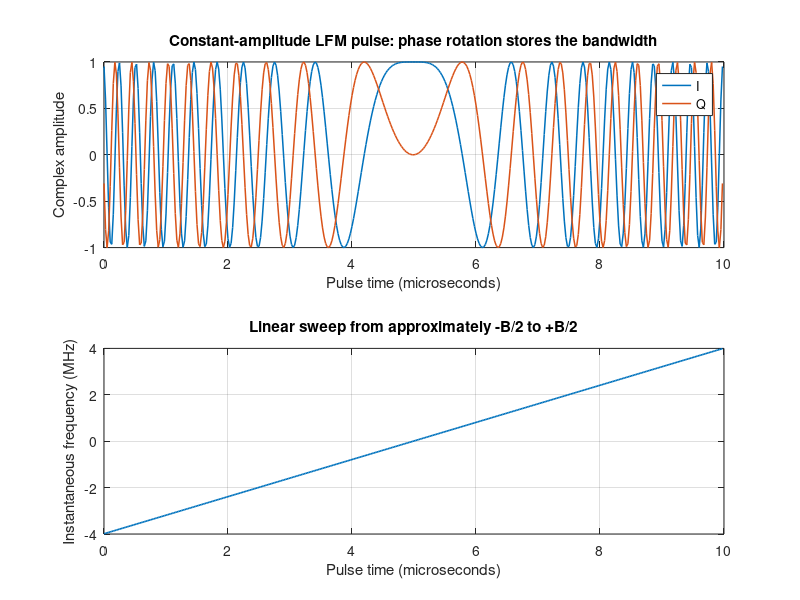

This figure's MATLAB source: (Note: this script raises an error after producing the figure.)
%% P32: Perform LFM Pulse Compression
% Guiding question: How can a long energetic pulse achieve short-pulse range resolution?
% Base MATLAB only. The script builds a complex-baseband linear-FM pulse,
% inserts two zero-extended echoes, performs the matched-filter sum explicitly,
% sweeps bandwidth and duration independently, breaks the replica chirp rate,
% and then proves deterministic recovery.

clearvars;
close(findall(0, 'Type', 'figure', 'Tag', 'P32'));

%% Visible controls and fixed resource bounds
random_seed = 3201;
speed_of_light_mps = 299792458;
sample_rate_hz = 40e6;
capture_duration_s = 40e-6;
baseline_pulse_duration_s = 10e-6;
baseline_bandwidth_hz = 8e6;
bandwidth_sweep_hz = [4e6 8e6 16e6];
duration_sweep_s = [5e-6 10e-6 20e-6];
first_target_range_m = 2400;
second_target_separation_m = 75;
first_echo_amplitude = 1;
second_echo_amplitude = 0.65;
noise_sigma = 2;
broken_replica_bandwidth_scale = 0.55;
comparison_tolerance = 1e-10;
max_record_samples = 1600;
max_pulse_samples = 800;
max_correlation_samples = 2400;
max_bandwidth_cases = 3;
max_duration_cases = 3;
max_figure_groups = 6;
max_stored_numeric_values = 500000;

%% Validate every control before allocating experiment arrays
assert(isfinite(random_seed) && random_seed == 3201 && random_seed > 0);
assert(isfinite(speed_of_light_mps) && speed_of_light_mps > 0);
assert(isfinite(sample_rate_hz) && sample_rate_hz > 0);
assert(isfinite(capture_duration_s) && capture_duration_s > 0);
assert(isfinite(baseline_pulse_duration_s) && baseline_pulse_duration_s > 0);
assert(isfinite(baseline_bandwidth_hz) && baseline_bandwidth_hz > 0);
assert(all(isfinite(bandwidth_sweep_hz)) && all(diff(bandwidth_sweep_hz) > 0));
assert(all(isfinite(duration_sweep_s)) && all(diff(duration_sweep_s) > 0));
assert(max(bandwidth_sweep_hz) < sample_rate_hz/2);
assert(numel(bandwidth_sweep_hz) <= max_bandwidth_cases);
assert(numel(duration_sweep_s) <= max_duration_cases);
assert(isfinite(first_target_range_m) && first_target_range_m > 0);
assert(isfinite(second_target_separation_m) && second_target_separation_m > 0);
assert(isfinite(first_echo_amplitude) && first_echo_amplitude > 0);
assert(isfinite(second_echo_amplitude) && second_echo_amplitude > 0);
assert(isfinite(noise_sigma) && noise_sigma > 0);
assert(isfinite(broken_replica_bandwidth_scale) && ...
    broken_replica_bandwidth_scale > 0 && broken_replica_bandwidth_scale < 1);
assert(isfinite(comparison_tolerance) && comparison_tolerance > 0);

record_count = round(capture_duration_s*sample_rate_hz);
baseline_pulse_count = round(baseline_pulse_duration_s*sample_rate_hz);
duration_sample_counts = round(duration_sweep_s*sample_rate_hz);
first_delay_samples = round(2*first_target_range_m*sample_rate_hz/...
    speed_of_light_mps);
second_delay_samples = round(2*(first_target_range_m+...
    second_target_separation_m)*sample_rate_hz/speed_of_light_mps);
max_full_correlation_count = record_count+max(duration_sample_counts)-1;
estimated_stored_numeric_values = 80*record_count+...
    40*max_full_correlation_count+20*sum(duration_sample_counts);
assert(record_count >= 1 && record_count <= max_record_samples);
assert(baseline_pulse_count >= 2 && baseline_pulse_count <= max_pulse_samples);
assert(all(duration_sample_counts >= 2) && ...
    max(duration_sample_counts) <= max_pulse_samples);
assert(max_full_correlation_count <= max_correlation_samples);
assert(second_delay_samples+max(duration_sample_counts) <= record_count);
assert(max_figure_groups == 6);
assert(estimated_stored_numeric_values <= max_stored_numeric_values);
% Validation succeeded: all later arrays and loops have deterministic ceilings.

%% Build the baseline LFM pulse from its phase law
% s(t)=exp(j*pi*k*(t-T/2)^2), k=B/T, and f_inst(t)=k*(t-T/2).
baseline_chirp_rate_hz_per_s = baseline_bandwidth_hz/...
    baseline_pulse_duration_s;
baseline_time_s = (0:baseline_pulse_count-1)/sample_rate_hz;
baseline_centered_time_s = baseline_time_s-...
    (baseline_pulse_count-1)/(2*sample_rate_hz);
transmit_chirp = exp(1j*pi*baseline_chirp_rate_hz_per_s*...
    baseline_centered_time_s.^2);
baseline_instantaneous_frequency_hz = baseline_chirp_rate_hz_per_s*...
    baseline_centered_time_s;
matched_filter = fliplr(conj(transmit_chirp));
time_bandwidth_product = baseline_bandwidth_hz*baseline_pulse_duration_s;
nominal_resolution_m = speed_of_light_mps/(2*baseline_bandwidth_hz);
raw_pulse_range_extent_m = speed_of_light_mps*baseline_pulse_duration_s/2;

figure('Name', 'P32 transmit LFM', 'Tag', 'P32');
subplot(2, 1, 1);
plot(1e6*baseline_time_s, real(transmit_chirp), 'LineWidth', 1.1);
hold on;
plot(1e6*baseline_time_s, imag(transmit_chirp), 'LineWidth', 1.1);
grid on;
xlabel('Pulse time (microseconds)');
ylabel('Complex amplitude');
legend('I', 'Q', 'Location', 'best');
title('Constant-amplitude LFM pulse: phase rotation stores the bandwidth');
subplot(2, 1, 2);
plot(1e6*baseline_time_s, baseline_instantaneous_frequency_hz/1e6, ...
    'LineWidth', 1.2);
grid on;
xlabel('Pulse time (microseconds)');
ylabel('Instantaneous frequency (MHz)');
title('Linear sweep from approximately -B/2 to +B/2');

%% Insert two delayed, zero-extended echoes and add private seeded noise
first_echo = complex(zeros(1, record_count));
second_echo = complex(zeros(1, record_count));
first_indices = first_delay_samples+(1:baseline_pulse_count);
second_indices = second_delay_samples+(1:baseline_pulse_count);
first_echo(first_indices) = first_echo_amplitude*transmit_chirp;
second_echo(second_indices) = second_echo_amplitude*transmit_chirp;
clean_received_signal = first_echo+second_echo;
private_stream = RandStream('mt19937ar', 'Seed', random_seed);
unit_noise = (randn(private_stream, 1, record_count)+...
    1j*randn(private_stream, 1, record_count))/sqrt(2);
noise = noise_sigma*unit_noise;
received_signal = clean_received_signal+noise;
received_range_axis_m = speed_of_light_mps*(0:record_count-1)/...
    (2*sample_rate_hz);

figure('Name', 'P32 raw long echoes', 'Tag', 'P32');
plot(received_range_axis_m, abs(first_echo), 'LineWidth', 1.1);
hold on;
plot(received_range_axis_m, abs(second_echo), 'LineWidth', 1.1);
plot(received_range_axis_m, abs(clean_received_signal), 'k', 'LineWidth', 1.0);
grid on;
xlabel('Apparent monostatic range c t / 2 (m)');
ylabel('Raw echo magnitude');
legend('Target 1 echo', 'Target 2 echo', 'Coherent sum', 'Location', 'best');
title('The raw echoes each occupy the long-pulse range extent');

%% Perform the baseline matched-filter operation explicitly
% h[q]=conj(s[N-1-q]); y[n]=sum_m x[m]*h[n-m].
explicit_compressed_signal = complex(zeros(1, ...
    record_count+baseline_pulse_count-1));
for output_index = 1:numel(explicit_compressed_signal)
    received_start = max(1, output_index-baseline_pulse_count+1);
    received_stop = min(record_count, output_index);
    aligned_sum = 0;
    for received_index = received_start:received_stop
        filter_index = output_index-received_index+1;
        aligned_sum = aligned_sum+received_signal(received_index)*...
            matched_filter(filter_index);
    end
    explicit_compressed_signal(output_index) = aligned_sum;
end
convolution_crosscheck = conv(received_signal, matched_filter);
crosscheck_error = max(abs(explicit_compressed_signal-convolution_crosscheck));
assert(crosscheck_error <= comparison_tolerance*...
    max(1, max(abs(convolution_crosscheck))));

baseline_lags_samples = (0:numel(explicit_compressed_signal)-1)-...
    (baseline_pulse_count-1);
baseline_range_axis_m = speed_of_light_mps*baseline_lags_samples/...
    (2*sample_rate_hz);
baseline_clean_single_response = conv(first_echo, matched_filter);
baseline_width_m = measure_half_power_width(abs(...
    baseline_clean_single_response), speed_of_light_mps/(2*sample_rate_hz));
compressed_db = 20*log10(max(abs(explicit_compressed_signal)/...
    max(abs(explicit_compressed_signal)), 1e-8));
baseline_view = baseline_range_axis_m >= first_target_range_m-150 & ...
    baseline_range_axis_m <= first_target_range_m+...
    second_target_separation_m+150;

figure('Name', 'P32 compressed echoes', 'Tag', 'P32');
plot(baseline_range_axis_m(baseline_view), compressed_db(baseline_view), ...
    'LineWidth', 1.2);
grid on;
xlabel('Matched-filter monostatic range c tau / 2 (m)');
ylabel('Normalized matched-output magnitude (dB)');
title('Pulse compression reveals two delay peaks from the long echoes');
ylim([-45 3]);

%% Measure sampled coherent gain and B*T processing gain honestly
% Per-sample white-noise gain is Fs*T. Referencing input noise to the
% waveform's B-Hz receiver bandwidth converts that ratio to B*T.
baseline_noise_response = conv(noise, matched_filter);
full_overlap_indices = baseline_pulse_count:record_count;
baseline_output_noise_power = mean(abs(baseline_noise_response(...
    full_overlap_indices)).^2);
baseline_signal_peak_power = max(abs(baseline_clean_single_response)).^2;
baseline_output_snr_db = 10*log10(baseline_signal_peak_power/...
    baseline_output_noise_power);
baseline_input_inband_snr_db = 10*log10(first_echo_amplitude^2/...
    (noise_sigma^2*(baseline_bandwidth_hz/sample_rate_hz)));
measured_processing_gain_db = baseline_output_snr_db-...
    baseline_input_inband_snr_db;
predicted_processing_gain_db = 10*log10(time_bandwidth_product);
sampled_coherent_gain_db = 10*log10(baseline_pulse_count);
assert(abs(measured_processing_gain_db-predicted_processing_gain_db) < 3);

%% Sweep 1: bandwidth only, fixed duration, scene, amplitudes, and noise
bandwidth_width_m = zeros(size(bandwidth_sweep_hz));
bandwidth_nominal_resolution_m = zeros(size(bandwidth_sweep_hz));
bandwidth_time_bandwidth_product = zeros(size(bandwidth_sweep_hz));
for case_index = 1:numel(bandwidth_sweep_hz)
    case_bandwidth_hz = bandwidth_sweep_hz(case_index);
    [case_chirp, ~] = make_lfm(case_bandwidth_hz, ...
        baseline_pulse_duration_s, sample_rate_hz);
    case_echo = complex(zeros(1, record_count));
    case_echo(first_delay_samples+(1:numel(case_chirp))) = ...
        first_echo_amplitude*case_chirp;
    case_response = conv(case_echo, fliplr(conj(case_chirp)));
    bandwidth_width_m(case_index) = measure_half_power_width(...
        abs(case_response), speed_of_light_mps/(2*sample_rate_hz));
    bandwidth_nominal_resolution_m(case_index) = ...
        speed_of_light_mps/(2*case_bandwidth_hz);
    bandwidth_time_bandwidth_product(case_index) = case_bandwidth_hz*...
        baseline_pulse_duration_s;
end
assert(all(diff(bandwidth_width_m) < 0));
assert(all(diff(bandwidth_nominal_resolution_m) < 0));

figure('Name', 'P32 bandwidth sweep', 'Tag', 'P32');
plot(bandwidth_sweep_hz/1e6, bandwidth_width_m, 'o-', 'LineWidth', 1.2);
hold on;
plot(bandwidth_sweep_hz/1e6, bandwidth_nominal_resolution_m, 's--', ...
    'LineWidth', 1.2);
grid on;
xlabel('Chirp bandwidth B (MHz)');
ylabel('Compressed range width (m)');
legend('Measured full -3 dB width', 'Nominal c/(2B)', 'Location', 'best');
title('More bandwidth narrows the compressed response at fixed duration');

%% Sweep 2: duration only, fixed bandwidth, scene, amplitude, and noise basis
duration_width_m = zeros(size(duration_sweep_s));
duration_time_bandwidth_product = baseline_bandwidth_hz*duration_sweep_s;
duration_predicted_gain_db = 10*log10(duration_time_bandwidth_product);
for case_index = 1:numel(duration_sweep_s)
    case_duration_s = duration_sweep_s(case_index);
    [case_chirp, ~] = make_lfm(baseline_bandwidth_hz, case_duration_s, ...
        sample_rate_hz);
    case_echo = complex(zeros(1, record_count));
    case_echo(first_delay_samples+(1:numel(case_chirp))) = ...
        first_echo_amplitude*case_chirp;
    case_response = conv(case_echo, fliplr(conj(case_chirp)));
    duration_width_m(case_index) = measure_half_power_width(...
        abs(case_response), speed_of_light_mps/(2*sample_rate_hz));
end
range_sample_spacing_m = speed_of_light_mps/(2*sample_rate_hz);
assert(max(duration_width_m)-min(duration_width_m) < range_sample_spacing_m);
assert(all(diff(duration_time_bandwidth_product) > 0));
assert(all(diff(duration_predicted_gain_db) > 0));

figure('Name', 'P32 duration sweep', 'Tag', 'P32');
subplot(2, 1, 1);
plot(duration_sweep_s*1e6, duration_width_m, 'o-', 'LineWidth', 1.2);
grid on;
xlabel('Pulse duration T (microseconds)');
ylabel('Compressed range width (m)');
title('At fixed B, duration barely changes compressed width');
subplot(2, 1, 2);
plot(duration_sweep_s*1e6, duration_predicted_gain_db, 's-', ...
    'LineWidth', 1.2);
grid on;
xlabel('Pulse duration T (microseconds)');
ylabel('B T processing gain (dB)');
title('At fixed B, a longer pulse carries more coherent energy');

%% Intentionally broken case: compress with a mismatched chirp-rate replica
broken_replica_bandwidth_hz = broken_replica_bandwidth_scale*...
    baseline_bandwidth_hz;
[broken_replica, ~] = make_lfm(broken_replica_bandwidth_hz, ...
    baseline_pulse_duration_s, sample_rate_hz);
broken_matched_filter = fliplr(conj(broken_replica));
broken_response = conv(first_echo, broken_matched_filter);
broken_width_m = measure_half_power_width(abs(broken_response), ...
    range_sample_spacing_m);
broken_peak = max(abs(broken_response));
recovered_peak = max(abs(baseline_clean_single_response));
mismatch_peak_loss_db = 20*log10(broken_peak/recovered_peak);
broken_model_valid = false;
assert(broken_peak < 0.5*recovered_peak);
assert(broken_width_m > 5*baseline_width_m);
assert(mismatch_peak_loss_db < -6);

%% Recovery: restore the transmitted replica and recreate the private seed
recovery_matched_filter = fliplr(conj(transmit_chirp));
recovery_stream = RandStream('mt19937ar', 'Seed', random_seed);
recovery_unit_noise = (randn(recovery_stream, 1, record_count)+...
    1j*randn(recovery_stream, 1, record_count))/sqrt(2);
recovery_received_signal = clean_received_signal+noise_sigma*...
    recovery_unit_noise;
recovery_response = conv(recovery_received_signal, recovery_matched_filter);
recovery_noise_exact_match = isequal(recovery_unit_noise, unit_noise);
recovery_response_exact_match = isequal(recovery_response, ...
    convolution_crosscheck);
recovered_model_valid = true;
assert(recovery_noise_exact_match && recovery_response_exact_match && ...
    recovered_model_valid && ~broken_model_valid);

broken_lags_samples = (0:numel(broken_response)-1)-...
    (numel(broken_replica)-1);
broken_range_axis_m = speed_of_light_mps*broken_lags_samples/...
    (2*sample_rate_hz);
mismatch_reference_peak = recovered_peak;
broken_db = 20*log10(max(abs(broken_response)/mismatch_reference_peak, 1e-8));
recovered_db = 20*log10(max(abs(baseline_clean_single_response)/...
    mismatch_reference_peak, 1e-8));
mismatch_view = baseline_range_axis_m >= first_target_range_m-350 & ...
    baseline_range_axis_m <= first_target_range_m+350;
broken_view = broken_range_axis_m >= first_target_range_m-350 & ...
    broken_range_axis_m <= first_target_range_m+350;

figure('Name', 'P32 mismatch and recovery', 'Tag', 'P32');
plot(broken_range_axis_m(broken_view), broken_db(broken_view), ...
    'LineWidth', 1.1);
hold on;
plot(baseline_range_axis_m(mismatch_view), recovered_db(mismatch_view), ...
    'LineWidth', 1.2);
grid on;
xlabel('Matched-filter monostatic range c tau / 2 (m)');
ylabel('Matched output relative to recovered peak (dB)');
legend('Broken 0.55B replica', 'Recovered exact replica', 'Location', 'best');
title('Chirp-rate mismatch spreads coherent energy instead of compressing it');
ylim([-45 3]);

%% Report the measurements that connect energy and resolution
fprintf('P32 LFM pulse compression baseline\n');
fprintf('  B = %.1f MHz, T = %.1f microseconds, B*T = %.1f\n', ...
    baseline_bandwidth_hz/1e6, baseline_pulse_duration_s*1e6, ...
    time_bandwidth_product);
fprintf('  Raw pulse range extent = %.2f m\n', raw_pulse_range_extent_m);
fprintf('  Nominal c/(2B) range scale = %.2f m\n', nominal_resolution_m);
fprintf('  Measured full -3 dB compressed width = %.2f m\n', baseline_width_m);
fprintf('  Sampled coherent gain Fs*T = %.2f dB\n', sampled_coherent_gain_db);
fprintf('  Predicted B*T processing gain = %.2f dB\n', ...
    predicted_processing_gain_db);
fprintf('  Measured B-Hz-referenced processing gain = %.2f dB\n', ...
    measured_processing_gain_db);
fprintf('  Mismatch peak loss = %.2f dB\n', mismatch_peak_loss_db);
fprintf('  Broken width %.2f m; recovered width %.2f m\n', broken_width_m, ...
    baseline_width_m);
fprintf('  Explicit-convolution cross-check error = %.3g\n', crosscheck_error);
fprintf('  Recovery exact match = %d\n', recovery_response_exact_match);

%% Local transparent helpers used only after the baseline operation is shown
function [waveform, time_s] = make_lfm(bandwidth_hz, pulse_duration_s, ...
        sample_rate_hz)
    pulse_count = round(pulse_duration_s*sample_rate_hz);
    time_s = (0:pulse_count-1)/sample_rate_hz;
    centered_time_s = time_s-(pulse_count-1)/(2*sample_rate_hz);
    chirp_rate_hz_per_s = bandwidth_hz/pulse_duration_s;
    waveform = exp(1j*pi*chirp_rate_hz_per_s*centered_time_s.^2);
end

function width_units = measure_half_power_width(magnitude, unit_spacing)
    [peak_value, peak_index] = max(magnitude);
    threshold = peak_value/sqrt(2);
    left_index = peak_index;
    while left_index > 1 && magnitude(left_index) >= threshold
        left_index = left_index-1;
    end
    right_index = peak_index;
    while right_index < numel(magnitude) && ...
            magnitude(right_index) >= threshold
        right_index = right_index+1;
    end
    assert(left_index >= 1 && right_index <= numel(magnitude));
    assert(magnitude(left_index) < threshold && ...
        magnitude(right_index) < threshold);
    left_fraction = (threshold-magnitude(left_index))/...
        (magnitude(left_index+1)-magnitude(left_index));
    right_fraction = (magnitude(right_index-1)-threshold)/...
        (magnitude(right_index-1)-magnitude(right_index));
    left_crossing = (left_index-1)+left_fraction;
    right_crossing = (right_index-2)+right_fraction;
    width_units = (right_crossing-left_crossing)*unit_spacing;
end
